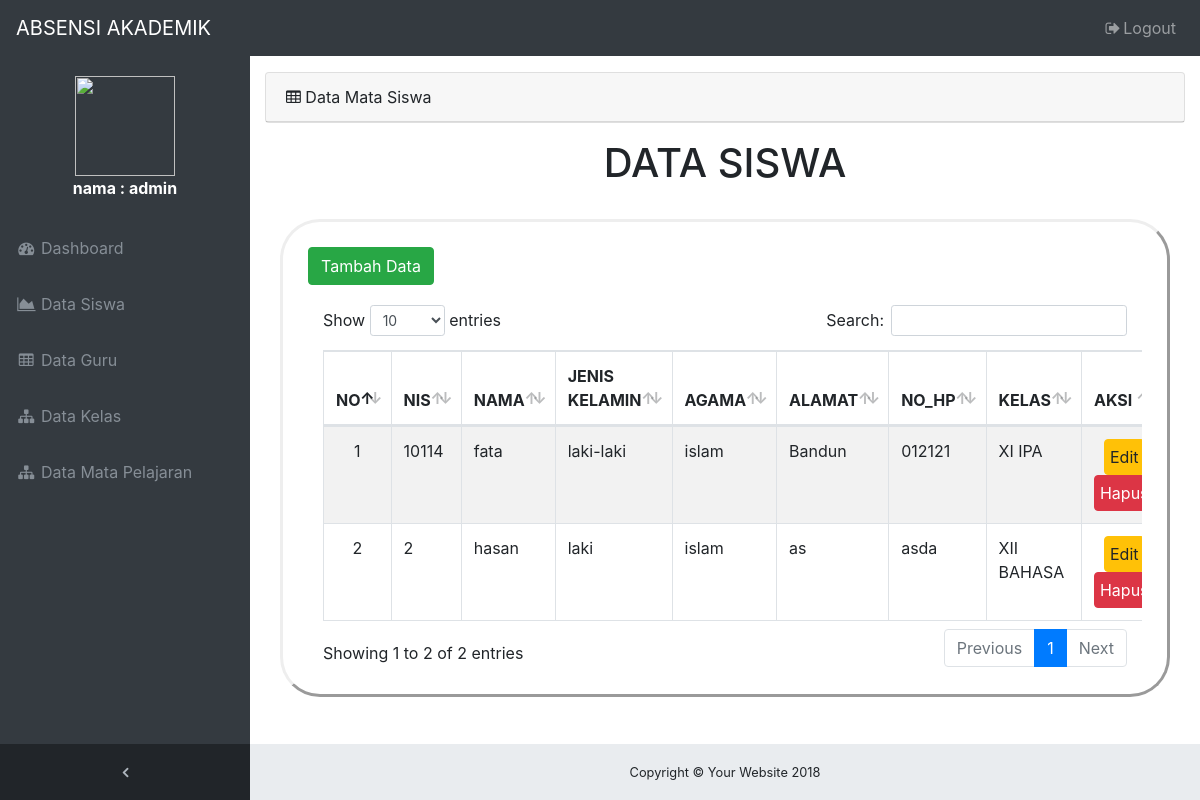
Screenshot of /Admin/data_siswa.php (signed in) with the database file from the repository.
### tables this page shows
CREATE TABLE `siswa` (
  `nis` varchar(10) NOT NULL,
  `nama` varchar(50) NOT NULL,
  `jk` varchar(15) NOT NULL,
  `agama` varchar(15) NOT NULL,
  `alamat` text NOT NULL,
  `no_hp` varchar(15) NOT NULL,
  `username` varchar(50) NOT NULL,
  `password` varchar(255) NOT NULL,
  `kelas_id` int(8) NOT NULL,
  `admin_id` int(8) DEFAULT NULL
);

CREATE TABLE `kelas` (
  `id_kelas` int(8) NOT NULL,
  `nama_kelas` varchar(50) NOT NULL
);

### table_siswa.php (the view, shortened to what this page needs)
<!DOCTYPE html>
<html>
<head>
</head>
<body>
	<h1>DATA SISWA</h1>
	<br>
	<div class="box">
    <div class="tombol" >
        <a href="tambah_data_siswa.php"><button type="button" class="btn btn-success btn-md " >Tambah Data </button></a>
    </div>
<div class="table-responsive">
	<table id="example" class="table table-striped table-bordered" cellspacing="0" width="100%">
        <thead>
            <tr>
								<th>NO</th>
                <th>NIS</th>
                <th>NAMA</th>
                <th>JENIS KELAMIN</th>
                <th>AGAMA</th>
                <th>ALAMAT</th>
                <th>NO_HP</th>
                <th>KELAS</th>
								<th>AKSI</th>
            </tr>
        </thead>
        <tbody>
					<?php
			        include "include/koneksi.php";
			        $i = 0 + 1;
			        $sql = mysqli_query($conn, "SELECT siswa.nis, siswa.nama, siswa.jk, siswa.agama, siswa.alamat, siswa.no_hp, kelas.nama_kelas FROM siswa join kelas on siswa.kelas_id = kelas.id_kelas ORDER BY siswa.nama");
			        while ($hasil = mysqli_fetch_array($sql)) {
			     ?>
					 <tr>
			      <td style="text-align: center;"><?php echo $i; ?></td>
			      <td><?php echo $hasil['nis']; ?></td>
			      <td><?php echo $hasil['nama']; ?></td>
						<td><?php echo $hasil['jk']; ?></td>
						<td><?php echo $hasil['agama']; ?></td>
						<td><?php echo $hasil['alamat']; ?></td>
						<td><?php echo $hasil['no_hp']; ?></td>
						<td><?php echo $hasil['nama_kelas']; ?></td>
			      <td style="text-align: center;"><a href="edit_data_siswa.php?edit=<?php echo $hasil['nis']; ?>" class="btn btn-warning">Edit</a>
			      <a href="proses-hapus-siswa.php?hapus=<?php echo $hasil['nis']; ?>" class="btn btn-danger">Hapus</a></td>
			  </tr>
			  <?php
			      $i++;
			      }
			    ?>
        </tbody>
    </table>
    </div>
	</div>
</body>
</html>

### Admin/data_siswa.php (shortened to what this page needs)
<?php
if(isset($_SESSION['id_admin'])){
?>
<!DOCTYPE html>
<html lang="en">
<head>
  <link href="vendor/bootstrap/css/bootstrap.min.css" rel="stylesheet">
  <link href="vendor/font-awesome/css/font-awesome.min.css" rel="stylesheet" type="text/css">
  <link href="vendor/datatables/dataTables.bootstrap4.css" rel="stylesheet">
  <link href="css/sb-admin.css" rel="stylesheet">
</head>
<body class="fixed-nav sticky-footer bg-dark" id="page-top">
  <nav class="navbar navbar-expand-lg navbar-dark bg-dark fixed-top" id="mainNav">
    <a class="navbar-brand" href="index.php">ABSENSI AKADEMIK</a>
    <div class="collapse navbar-collapse" id="navbarResponsive">
      <ul class="navbar-nav navbar-sidenav" id="exampleAccordion">
        <li class="nav-item" data-toggle="tooltip" data-placement="right" style="padding: 20px;">
          <a href=class="nav-link" href="index.php">
          <center>
          <div class="avatar"><img src="https://66.media.tumblr.com/avatar_faa95867d2b3_128.png" width="100px" height="100px" />
          </div>
          <div style="color: white; font-weight: bold;">
            <?php
                include "../include/koneksi.php";
                $nip = $_SESSION['id_admin'];
                $sql = mysqli_query($conn, "SELECT nama FROM admin WHERE admin.id_admin = '$nip' ");
                while ($hasil = mysqli_fetch_array($sql)) {
             ?>
              nama : <?php echo $hasil['nama']; }?>
          </div>
          </center>
          </a>
        </li>
        <li class="nav-item" data-toggle="tooltip" data-placement="right" title="Dashboard">
          <a class="nav-link" href="index.php">
            <i class="fa fa-fw fa-dashboard"></i>
            <span class="nav-link-text">Dashboard</span>
          </a>
        </li>
        <li class="nav-item" data-toggle="tooltip" data-placement="right" title="Charts">
          <a class="nav-link" href="data_siswa.php">
            <i class="fa fa-fw fa-area-chart"></i>
            <span class="nav-link-text">Data Siswa</span>
          </a>
        </li>
        <li class="nav-item" data-toggle="tooltip" data-placement="right" title="Tables">
          <a class="nav-link" href="data_guru.php">
            <i class="fa fa-fw fa-table"></i>
            <span class="nav-link-text">Data Guru</span>
          </a>
        </li>
        <li class="nav-item" data-toggle="tooltip" data-placement="right" title="Tables">
          <a class="nav-link" href="data_kelas.php">
            <i class="fa fa-fw fa-sitemap"></i>
            <span class="nav-link-text">Data Kelas</span>
          </a>
        </li>
        <li class="nav-item" data-toggle="tooltip" data-placement="right" title="Tables">
          <a class="nav-link" href="data_mata_pelajaran.php">
            <i class="fa fa-fw fa-sitemap"></i>
            <span class="nav-link-text">Data Mata Pelajaran</span>
          </a>
        </li>
      </ul>
      <ul class="navbar-nav sidenav-toggler">
        <li class="nav-item">
          <a class="nav-link text-center" id="sidenavToggler">
            <i class="fa fa-fw fa-angle-left"></i>
          </a>
        </li>
      </ul>
      <ul class="navbar-nav ml-auto">
        <li class="nav-item">
          <a class="nav-link" data-toggle="modal" data-target="#exampleModal">
            <i class="fa fa-fw fa-sign-out"></i>Logout</a>
        </li>
      </ul>
    </div>
  </nav>
  <div class="content-wrapper">
    <div class="container-fluid">
      <div class="card mb-3">
        <div class="card-header">
          <i class="fa fa-table"></i> Data Mata Siswa</div>
        </div>
        <div class="container">
          <?php
              require_once "../table_siswa.php";
          ?>
        </div>
      </div>
    </div>
  <footer class="sticky-footer">
      <div class="container">
        <div class="text-center">
          <small>Copyright © Your Website 2018</small>
        </div>
      </div>
    </footer>
</body>
</html>
<?php
}else{
	header("location:../login/login.php");
}
?>

### Admin/css/sb-admin.css (style rules this page uses)
html { position: relative; min-height: 100%; }
body { overflow-x: hidden; }
body.sticky-footer { margin-bottom: 56px; }
body.sticky-footer .content-wrapper { min-height: calc(100vh - 56px - 56px); }
body.fixed-nav { padding-top: 56px; }
.content-wrapper { min-height: calc(100vh - 56px); padding-top: 1rem; }
#mainNav .navbar-collapse { overflow: auto; max-height: 75vh; }
#mainNav .navbar-collapse .navbar-nav .nav-item .nav-link { cursor: pointer; }
#mainNav .navbar-collapse .sidenav-toggler { display: none; }
@media (min-width: 992px) { #mainNav .navbar-brand { width: 250px; } }
@media (min-width: 992px) { #mainNav .navbar-collapse { overflow: visible; max-height: none; } }
@media (min-width: 992px) { #mainNav .navbar-collapse .navbar-sidenav { position: absolute; top: 0; left: 0; -webkit-flex-direction: column; -ms-flex-direction: column; flex-direction: column; margin-top: 56px; } }
@media (min-width: 992px) { #mainNav .navbar-collapse .navbar-sidenav > .nav-item { width: 250px; padding: 0; } }
@media (min-width: 992px) { #mainNav .navbar-collapse .navbar-sidenav > .nav-item > .nav-link { padding: 1em; } }
#mainNav.fixed-top .sidenav-toggler { display: none; }
@media (min-width: 992px) { #mainNav.fixed-top .navbar-sidenav { height: calc(100vh - 112px); } }
@media (min-width: 992px) { #mainNav.fixed-top .sidenav-toggler { position: absolute; top: 0; left: 0; display: flex; -webkit-flex-direction: column; -ms-flex-direction: column; flex-direction: column; margin-top: calc(100vh - 56px); } }
@media (min-width: 992px) { #mainNav.fixed-top .sidenav-toggler > .nav-item { width: 250px; padding: 0; } }
@media (min-width: 992px) { #mainNav.fixed-top .sidenav-toggler > .nav-item > .nav-link { padding: 1em; } }
#mainNav.fixed-top.navbar-dark .sidenav-toggler { background-color: #212529; }
#mainNav.fixed-top.navbar-dark .sidenav-toggler a i { color: #adb5bd; }
.content-wrapper { overflow-x: hidden; background: white; }
@media (min-width: 992px) { .content-wrapper { margin-left: 250px; } }
#sidenavToggler i { font-weight: 800; }
#mainNav.navbar-dark .navbar-collapse .navbar-sidenav > .nav-item > .nav-link { color: #868e96; }
@media (min-width: 992px) { #mainNav.navbar-dark .navbar-collapse .navbar-sidenav { background: #343a40; } }
footer.sticky-footer { position: absolute; right: 0; bottom: 0; width: 100%; height: 56px; background-color: #e9ecef; line-height: 55px; }
@media (min-width: 992px) { footer.sticky-footer { width: calc(100% - 250px); } }

### table_siswa.php (style rules this page uses)
.tombol { margin-bottom: 20px; }
h1 { text-align: center; }
.box { border-style: outset; padding: 25px; border-radius: 40px 40px 40px 40px; }
.btn-danger { padding: 5px; }
.btn-warning { padding: 5px; }

### rows the page displays
siswa: nis "10114", nama "fata", jk "laki-laki", agama "islam", alamat "Bandun", no_hp "012121", kelas.nama_kelas "XI IPA"
siswa: nis "2", nama "hasan", jk "laki", agama "islam", alamat "as", no_hp "asda", kelas.nama_kelas "XII BAHASA"

### other values shown
$hasil['nama'] "admin"
